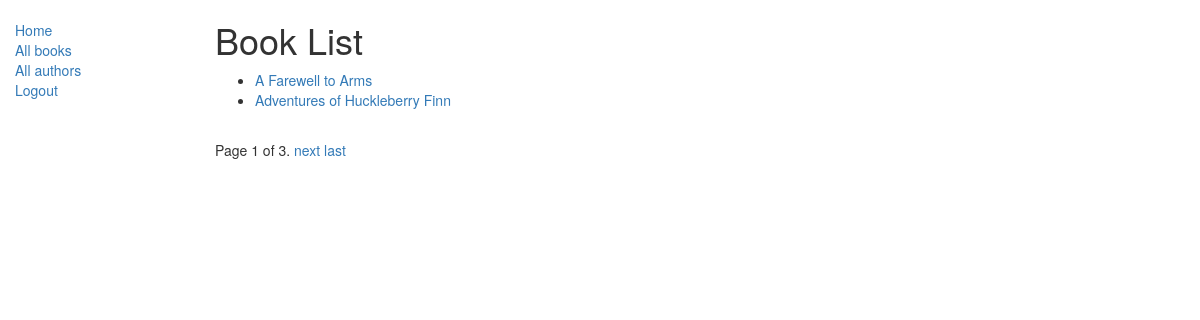
/catalog/books/ (signed in), run on an earlier commit of the app's database.
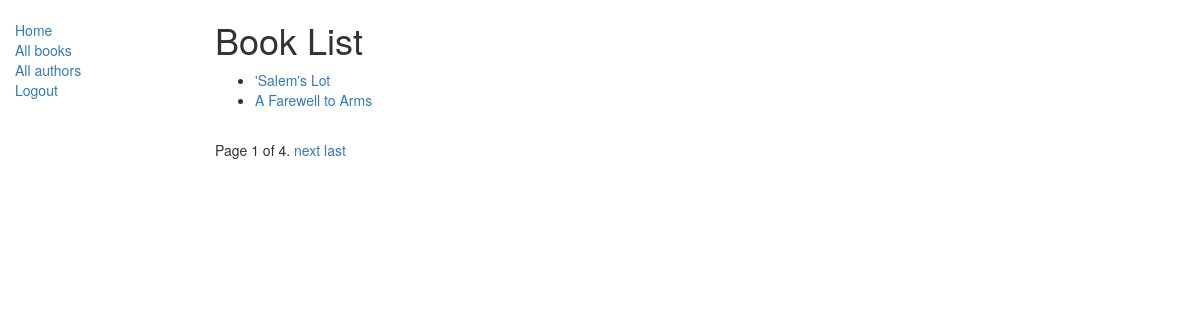
And on a later commit of the database.
### catalog/models.py (models this page shows, shortened)
class Book(models.Model):
	title = models.CharField(max_length=200)
	summary = models.TextField(max_length=1000, help_text="Enter a brief description of the book")
	isbn = models.CharField("ISBN", max_length=13, help_text="13 Character <a href='https://www.isbn-international.org/content/what-isbn'>ISBN number</a>")
	language = models.ForeignKey(NaturalLanguage, on_delete=models.SET_NULL, null=True)
	author = models.ForeignKey('Author', on_delete=models.SET_NULL, null=True)
	genre = models.ManyToManyField(Genre, help_text="Select a genre for this book")
	class Meta:
		ordering = ["title"]
	def get_absolute_url(self):
		return reverse('book-detail', args=[str(self.id)])

### catalog/views.py (the view)
# urls.py: path('books/', views.BookListView.as_view(), name='books'),
class BookListView(generic.ListView):
	model = Book
	paginate_by = 2

### catalog/templates/catalog/book_list.html (shortened to what this page needs)
{% extends "base_generic.html" %}
{% block content %}
	<h1>Book List</h1>
	{% if book_list %}
		<ul>
			{% for book in book_list %}
				<li>
					<a href="{{ book.get_absolute_url }}">{{ book.title }}</a>
				</li>
			{% endfor %}
		</ul>
	{% else %}
		<p>There are no books in the library.</p>
	{% endif %}
{% endblock %}

What changed in the data, as far as the page shows it:
no longer on this page (row unchanged): Book: title "Adventures of Huckleberry Finn"
added Book: title "'Salem's Lot"
Also different on the page:
{{ page_obj.paginator.num_pages }}: "3" → "4"
